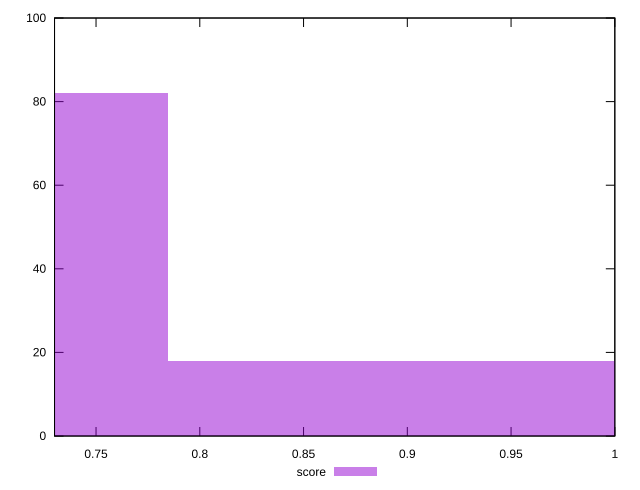

Recreate this plot in gnuplot.
reset

$score <<EOF
0.6724878689568135 82
0.8966504919424179 18
EOF

set key outside below
set boxwidth 0.22416262298560446
set xrange [0.73:1]
set yrange [0:100]
set trange [0:100]
set style fill transparent solid 0.5 noborder
set terminal svg size 640, 490 enhanced background rgb 'white'
set output "report_00019_2021-02-10T18-14-37.922Z//uses-rel-preconnect/samples/pages/score/histogram.svg"

plot $score title "score" with boxes

reset
